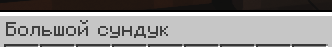
#> input picture assets/chest_open.png, 332 x 47 px
$ python -i image_utils.py   (imports and definitions only)
#> lines starting #> are read from the running program, lines starting #| are printed output that depends on the picture
#> further down, picture is the input picture: shape (47, 332, 3); mean B, G, R 142.9, 143.8, 145.6
"""Утилиты обработки изображений: ресайз, кроп, сравнение по SSIM и расстоянию."""
import cv2
import numpy as np


# [89 lines left out: functions resize_image, crop_relative, compute_ssim, image_distance, image_distance_coarse, phash, not called in this run]


def hamming(a, b):
    """Расстояние Хэмминга между двумя целочисленными хэшами."""
    return int(a ^ b).bit_count()


def preprocess_icon(img, clip_limit=2.0, tile_grid=8):
    """CLAHE-нормализация яркости иконки (канал L в LAB).

    Повышает устойчивость распознавания к освещению и гамме:
    контраст выравнивается без изменения цветового тона.
    При некорректном входе возвращается исходное изображение.
    """
#> called with clip_limit = 2, tile_grid = 8
    if img is None or img.size == 0:
        return img
    if len(img.shape) == 2:
        img = cv2.cvtColor(img, cv2.COLOR_GRAY2BGR)
    lab = cv2.cvtColor(img, cv2.COLOR_BGR2LAB)
#> lab: shape (47, 332, 3); mean of channels 0, 1, 2 147.4, 128.8, 128.9
    l_ch, a_ch, b_ch = cv2.split(lab)
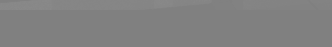
#> b_ch: shape (47, 332); min 128, max 137, mean 128.9
    clahe = cv2.createCLAHE(clipLimit=float(clip_limit), tileGridSize=(int(tile_grid), int(tile_grid)))
    l_ch = clahe.apply(l_ch)
    return cv2.cvtColor(cv2.merge((l_ch, a_ch, b_ch)), cv2.COLOR_LAB2BGR)

>>> import cv2
>>> picture = cv2.imread('../assets/chest_open.png')
>>> result = preprocess_icon(picture)
